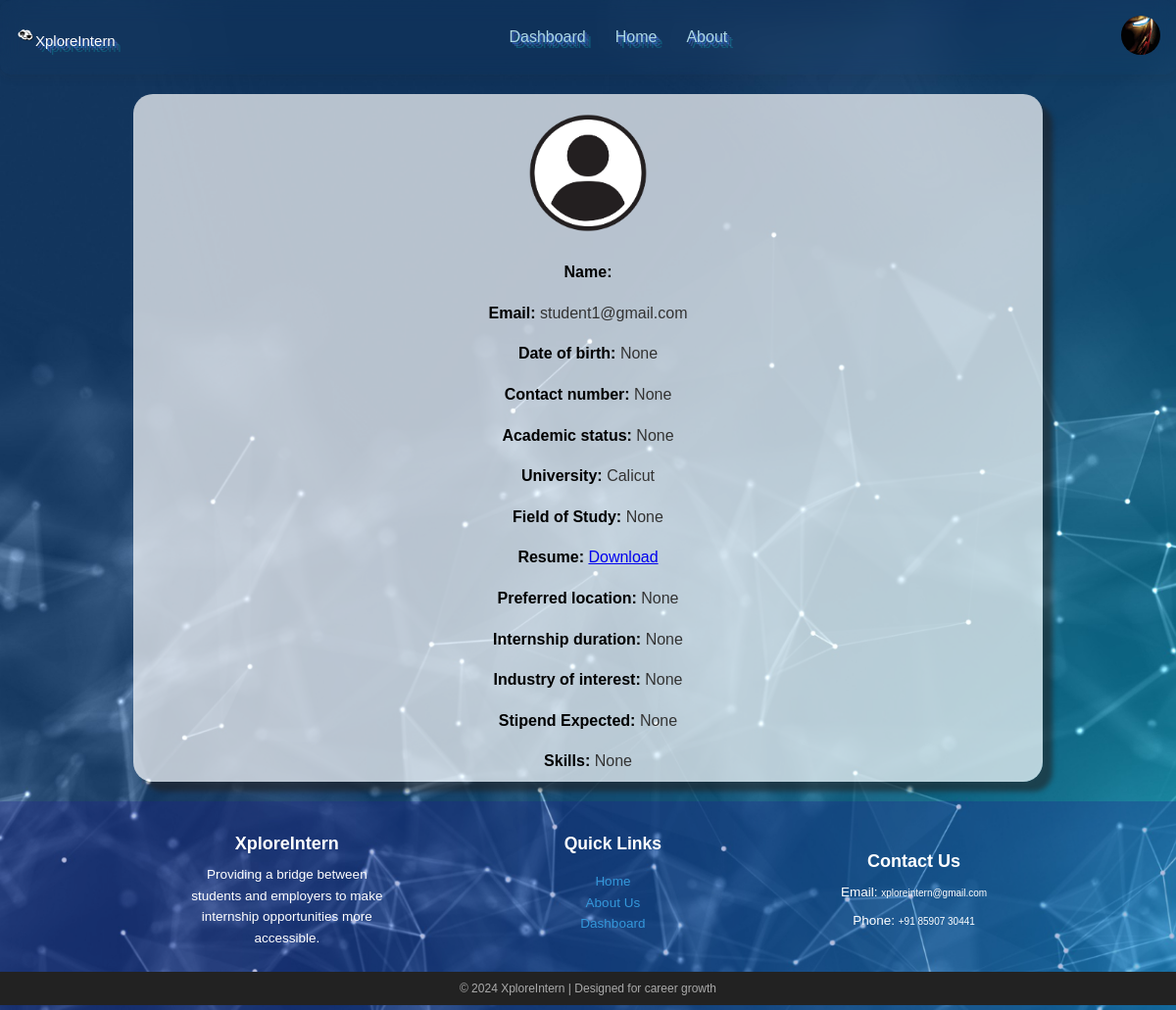
Page /application/1/profile/ (signed in) on the committed database.
### internships/models.py (models this page shows, shortened)
class Employer(models.Model):
    user = models.OneToOneField(User, on_delete=models.CASCADE)
    company_name = models.CharField(max_length=100)
    location = models.CharField(max_length=100)
    logo = models.FileField(upload_to='logo/', null=True, blank=True)
    updated_at = models.DateTimeField(auto_now=True)
    approved = models.BooleanField(default=False)  # Field to track approval status
    name= models.CharField(max_length=100, null=True, blank=True)
    contact_number = models.CharField(max_length=15, null=True, blank=True)
    description = models.TextField(null=True, blank=True)

class Application(models.Model):
    student = models.ForeignKey('Student', on_delete=models.CASCADE)
    job = models.ForeignKey('Job', on_delete=models.CASCADE)
    applied_on = models.DateTimeField(auto_now_add=True)
    resume = models.FileField(upload_to='resumes/')
    status = models.CharField(max_length=20, choices=[('applied', 'Applied'), ('accepted', 'Accepted'), ('rejected', 'Rejected')],
                              default='applied')
    updated_at = models.DateTimeField(auto_now=True)
    is_read = models.BooleanField(default=False)

class Student(models.Model):
    user = models.OneToOneField(User, on_delete=models.CASCADE)
    university = models.CharField(max_length=100)
    course = models.CharField(max_length=100)
    full_name = models.CharField(max_length=100, blank=True)
    date_of_birth = models.DateField(null=True, blank=True)
    contact_number = models.CharField(max_length=15, null=True, blank=True)
    academic_status = models.CharField(max_length=50, null=True, blank=True)
    field_of_study = models.CharField(max_length=100, null=True, blank=True)
    university = models.CharField(max_length=100, null=True, blank=True)
    preferred_location = models.CharField(max_length=100, null=True, blank=True)
    internship_duration = models.CharField(max_length=50, null=True, blank=True)
    industry_interest = models.CharField(max_length=100, null=True, blank=True)
    logo = models.FileField(upload_to='logo/', blank=True, null=True)
    updated_at = models.DateTimeField(auto_now=True)
    stipend_expectation = models.CharField(max_length=100, blank=True, null=True)
    skills = models.TextField(null=True, blank=True)
    resume = models.FileField(upload_to='resumes/', null=True, blank=True)

### internships/views.py (the view)
# urls.py: path('application/<int:application_id>/profile/', views.full_profile, name='full_profile'),
@login_required
def full_profile(request, application_id):
    application = get_object_or_404(Application, id=application_id)
    student = application.student
    return render(request, 'internships/full_profile.html', {'application': application, 'student': student})

### internships/templates/internships/full_profile.html (shortened to what this page needs)
{% load static %}
<!DOCTYPE html>
<html>
    <head>
        <link rel="stylesheet" href="{% static 'css/full_profile.css' %}">
    </head>
    <body>
        <div class="page-container">
            {% include 'internships/base.html' %}
            <div class="content-wrap">
        <div class="full_view">
            <div class="profile-image-container" id="profileImageContainer">
                {% if application.student.logo %}
                    <img src="{{ application.student.logo.url }}" class="profile-image" style="width: 100px; height: 100px; border-radius: 50%">
                {% else %}
                    <img src="{% static 'images/default_profile.jpg' %}" class="profile-image" style="max-width: 200px; max-height: 200px;">
                {% endif %}
            </div>
            <div class="details">
                <p><strong>Name:</strong> {{ application.student.full_name }}</p>
                <p><strong>Email:</strong> {{ application.student.user.email }}</p>
                <p><strong>Date of birth:</strong> {{application.student.date_of_birth}} </p>
                <p><strong>Contact number:</strong> {{application.student.contact_number}} </p>
                <p><strong>Academic status:</strong> {{application.student.academic_status}} </p>
                <p><strong>University:</strong> {{ application.student.university }}</p>
                <p><strong>Field of Study:</strong> {{ application.student.field_of_study }}</p>
                <p><strong>Resume:</strong> <a href="{{ application.resume.url }}" target="_blank">Download</a></p>
                <p><strong>Preferred location: </strong>{{application.student.preferred_location}}</p>
                <p><strong>Internship duration:</strong> {{application.student.internship_duration}} </p>
                <p><strong>Industry of interest:</strong> {{application.student.industry_interest}} </p>
                <p><strong>Stipend Expected:</strong> {{application.student.stipend_expectation}} </p>
                <p><strong>Skills:</strong> {{application.student.skills}} </p>
            </div>
        </div>
    </div>
    {% include 'internships/footer.html' %}
</div>
    </body>
</html>

### internships/templates/internships/base.html (shortened to what this page needs)
{% load static %}
<!DOCTYPE html>
<html lang="en">
<head>
    <link rel="stylesheet" href="{% static 'css/styles.css' %}">
</head>
<body>
    <nav>
        <div id="navbar">
            <a id="icon" href="{% url 'home' %}" style="text-shadow: 2px 2px 0 rgba(69, 111, 234, 0.5),
            4px 4px 0 rgba(108, 141, 225, 0.3),
            6px 6px 0 rgba(17, 237, 233, 0.2); color: white"><img src="/static/images/favicon.png" alt="Icon" width="20" height="20"><span>XploreIntern</span></a>
            <div class="nav-links" style="text-shadow: 2px 2px 0 rgba(69, 111, 234, 0.5),
            4px 4px 0 rgba(108, 141, 225, 0.3),
            6px 6px 0 rgba(17, 237, 233, 0.2); ">
            {% if request.user.is_authenticated %}
            {% if user.student %}
                <a href="{% url 'internships_list' %}">Internships</a>
                <a href="{% url 'student_dashboard' %}">Dashboard</a>
            {% elif user.employer %}
                <a href="{% url 'employer_dashboard' %}">Dashboard</a>
            {% endif %}
        {% endif %}
        {% if request.resolver_match.url_name != 'home' %}
            <a href="{% url 'home' %}">Home</a>
            {% endif %}
        <a href="{% url 'about' %}">About</a>
    </div>
    {% if request.user.is_authenticated %}
        <div class="navbar-profile">
            <div class="profile-container">
                {% if user.employer %}
                    {% if user.employer.logo %}
                        <img src="{{ user.employer.logo.url }}?{{ user.employer.updated_at.timestamp }}" alt="Profile Image" class="profile-img" id="profileDropdownToggle">
                    {% else %}
                        <img src="{% static 'images/default_profile.jpg' %}" alt="Profile Image" class="profile-img" id="profileDropdownToggle">
                    {% endif %}
                {% else %}
                    <img src="{% static 'images/default_profile.jpg' %}" alt="Profile Image" class="profile-img" id="profileDropdownToggle">
                {% endif %}
            </div>
        </div>
    {% endif %}
        </div>
    </nav>
</body>
</html>

### static/css/full_profile.css (style rules this page uses)
body { font-family: Arial, sans-serif; background-color: #f9f9f9; color: #333; margin: 0; padding: 0; background-image: url('/static/images/view_profile.jpg'); background-size: cover; background-repeat: no-repeat; box-sizing: border-box; }
.page-container { display: flex; flex-direction: column; min-height: 100vh; }
.content-wrap { flex-grow: 1; padding: 20px; }
.profile-image-container { display: flex; justify-content: center; align-items: center; margin-bottom: 20px; cursor: pointer; }
.profile-image { border-radius: 50%; transition: transform 0.3s ease; margin-top: 20px; }
div p { font-size: 16px; line-height: 1.6; margin: 8px 0; }
div p strong { color: #444; font-weight: bold; }
.details { border-radius: 4px; display: grid; place-items: center; }
.full_view { box-shadow:10px 10px 5px rgba(34, 31, 31, 0.553); background-color: rgb(255, 255, 255,0.7); margin-left: 10%; margin-right: 10%; border-radius: 20px; }
div p strong { color: black }

### static/css/styles.css (style rules this page uses)
#navbar { display: flex; align-items: center; justify-content: space-between; padding: 1rem; box-shadow: 0 4px 8px rgba(40, 38, 38, 0.1); border-radius: 10px; backdrop-filter: blur(10px); -webkit-backdrop-filter: blur(10px); }
#navbar .nav-links { display: flex; align-items: center; gap: 1rem; }
#navbar .nav-links a { color: lightblue; text-decoration: none; font-size: 1rem; border-radius: 10px; padding: 7px; }
#navbar .navbar-profile { display: flex; align-items: center; gap: 1rem; }
#navbar .profile-container { position: relative; cursor: pointer; }
#navbar .profile-img { width: 40px; height: 40px; border-radius: 50%; object-fit: cover; }
#icon { text-decoration: none; cursor: pointer; font-size: 15px; }

### rows in the picture
Application: student.user.email "student1@gmail.com", student.date_of_birth "None", student.contact_number "None", student.academic_status "None", student.university "Calicut", student.field_of_study "None", student.preferred_location "None", student.internship_duration "None", student.industry_interest "None", student.stipend_expectation "None", student.skills "None"
